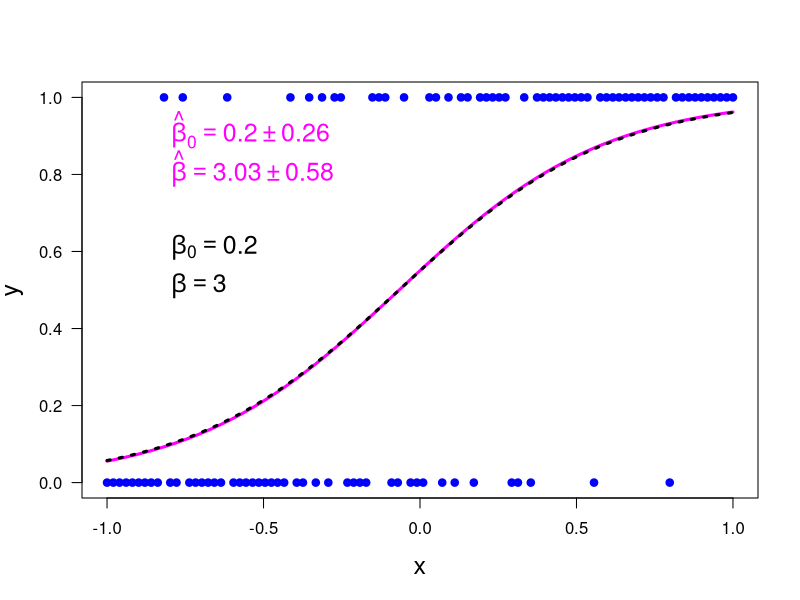

Generate this figure with R:
print('file: LogisticRegr100n.R')
# Logistic regression: large sample size, n=100
# generate artificial data set
# logit(p) = ln(p/(1-p)) = beta0 + beta*x = eta
# -> p = 1/(1+exp(-eta))
beta0 = 0.2; beta = 3; xmin = -1; xmax = 1
n = 100        # larger sample size
dx = (xmax-xmin)/(n-1); x = round(seq(xmin,xmax,dx),3)
logitp = beta0+beta*x
p = 1/(1+exp(-logitp))
set.seed(1953) # set seed for random number generators
y = numeric(n)
for(k in 1:n) y[k] = rbinom(1,1,prob=p[k])
out1 = glm(y ~ x,family=binomial(link='logit'))
out2 = summary(out1)
b0 = out2$coefficients[1]  # estimate of beta0
b  = out2$coefficients[2]  # estimate of beta
ub0 = out2$coefficients[3] # uncertainty of b0
ub  = out2$coefficients[4] # uncertainty of b
etaest = b0+b*x
muest = 1/(1+exp(-etaest))
# png('LogResN100P161001.png',width=16,height=16,units='cm',res=300)
plot(x,y,type='p',lwd=4,col='blue',xlab='x',ylab='y',las=1,cex=0.6,cex.lab=1.5)
lines(x,muest,col='magenta',lwd=3)
beta0 = 0.2; beta = 3;
eta = beta0+beta*x
mu = 1/(1+exp(-eta))
lines(x,mu,col='black',lwd=3,lty=3)
b0r = round(b0,2); ub0r = round(ub0,2); br = round(b,2); ubr = round(ub,2)
text(-0.85,0.9,bquote(~hat(beta)[0] == .(b0r) %+-% .(ub0r)),col='magenta',pos=4,cex=1.5)
text(-0.85,0.8,bquote(~hat(beta) == .(br) %+-% .(ubr)),col='magenta',pos=4,cex=1.5)
text(-0.85,0.6,bquote(~beta[0] == .(beta0)),col='black',pos=4,cex=1.5)
text(-0.85,0.5,bquote(~beta == .(beta)),col='black',pos=4,cex=1.5)
# dev.off()
